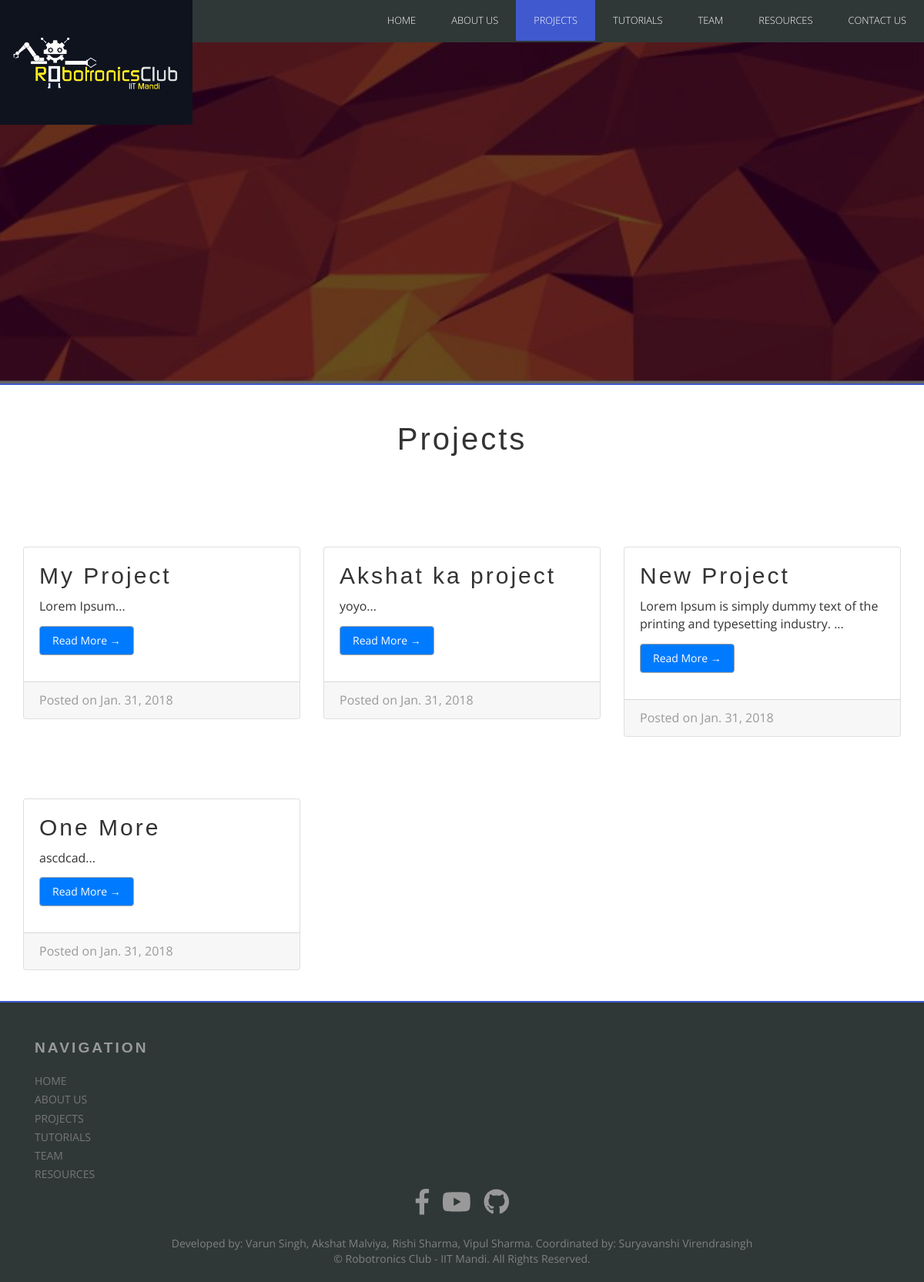
Before: /project/ with the older database file.
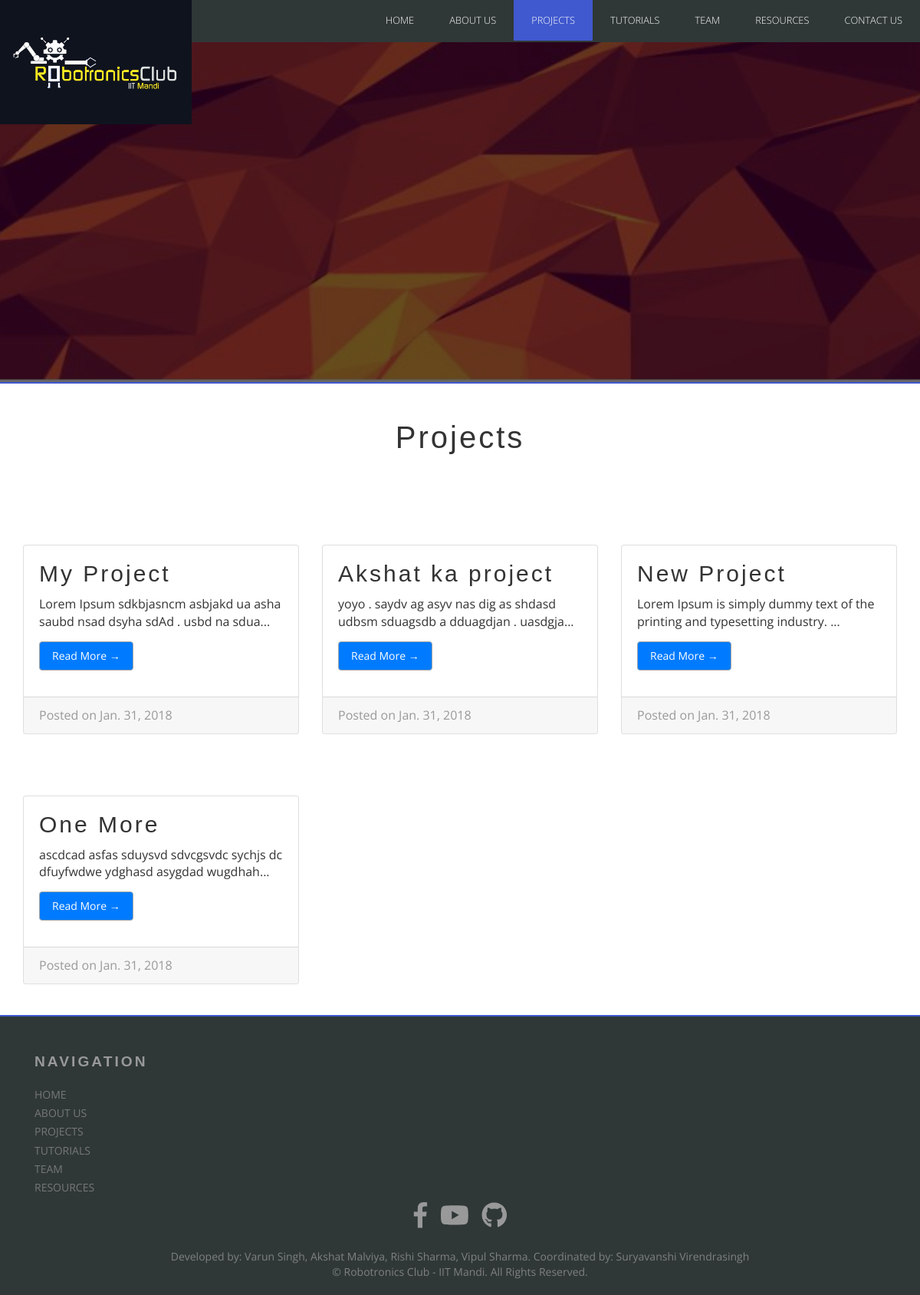
After: the same page with the newer database file.
### robotronics/models.py (models this page shows, shortened)
class Project(models.Model):
    Title = models.CharField(max_length=200)
    text = models.TextField()
    date = models.DateField(default=datetime.date.today)
    def desc(self):
        return self.text[:75]

### robotronics/views.py (the view)
# urls.py: path('project/', views.project, name='project'),
def project(request):
    list_projects = Project.objects.all()
    return render(request, 'robotronics/project.html', {'list_projects': list_projects})

### robotronics/templates/robotronics/project.html (shortened to what this page needs)
{% extends 'robotronics/base.html' %}
{% load static %}
{% block navbar %}
  <li><a href="{% url 'index' %}" class="scroll">Home</a></li>
  <li><a href="{% url 'about' %}">About Us</a></li>
  <li class="active"><a href="{% url 'project' %}">Projects</a></li>
  <li><a href="{% url 'tutorial' %}">Tutorials</a></li>
  <li><a href="{% url 'team' %}">Team</a></li>
  <li><a href="http://sntc.iitmandi.ac.in/inv_man">Resources</a></li>
  <li><a href="{% url 'contacts' %}">Contact Us</a></li>
{% endblock %}
{% block banner %}
  <h1>ROBOTRONICS CLUB</h1>
{% endblock %}
{% block content %}
  <div class="container">
    <div class="jumbotron">
      <h2>Projects</h2>
    </div>
    <div class="row equal">
        {% for proj in list_projects %}
          <div class="col-md-4 col-sm-4">
            <div class="card bg-light mb-4">
              <div class="card-body">
                <h2 class="card-title">{{ proj.Title }}</h2>
                <p class="card-text">{{ proj.desc }}...</p>
                <a href="{% url 'proj' proj.id %}" class="btn btn-primary">Read More &rarr;</a>
              </div>
              <div class="card-footer text-muted">
                Posted on {{ proj.date }}
              </div>
            </div>
          </div>
        {% endfor %}
    </div>
  </div>
{% endblock %}

Changed rows visible on the page:
changed Project "My Project": desc "Lorem Ipsum" → "Lorem Ipsum sdkbjasncm asbjakd ua asha saubd nsad dsyha sdAd . usbd na sdua"
changed Project "Akshat ka project": desc "yoyo" → "yoyo . saydv ag asyv nas dig as shdasd udbsm sduagsdb a dduagdjan . uasdgja"
changed Project "One More": desc "ascdcad" → "ascdcad asfas sduysvd sdvcgsvdc sychjs dc dfuyfwdwe ydghasd asygdad wugdhah"
